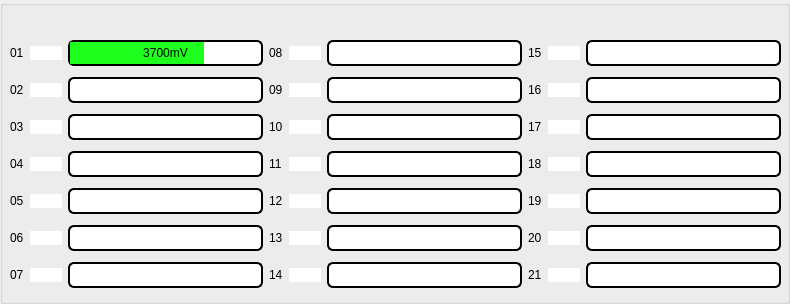
  <widget class="QGroupBox" name="groupBox">
   <property name="geometry">
    <rect>
     <x>5</x>
     <y>171</y>
     <width>790</width>
     <height>304</height>
    </rect>
   </property>
   <property name="font">
    <font>
     <pointsize>40</pointsize>
    </font>
   </property>
   <property name="styleSheet">
    <string notr="true">QLabel{font: 18pt 'Luxi Mono'}
QProgressBar{font: 10pt 'Luxi Mono';
margin: 0px;
padding: 0px}
QPushButton{background: white;
border: none;}</string>
   </property>
   <property name="title">
    <string/>
   </property>
   <widget class="QWidget" name="gridLayoutWidget">
    <property name="geometry">
     <rect>
      <x>10</x>
      <y>35</y>
      <width>771</width>
      <height>265</height>
     </rect>
    </property>
    <layout class="QGridLayout" name="gridLayout">
     <item row="2" column="0">
      <widget class="QLabel" name="C3Label">
       <property name="text">
        <string>03</string>
       </property>
      </widget>
     </item>
     <item row="2" column="2">
      <widget class="QProgressBar" name="C3Bar">
       <property name="styleSheet">
        <string notr="true"> QProgressBar::chunk {
     background-color: rgb(30, 255, 30);}
QProgressBar {
    background-color: white;
	border-style: solid;
	border-color: black;
	border-width: 2px;
	border-radius: 6px}</string>
       </property>
       <property name="minimum">
        <number>2500</number>
       </property>
       <property name="maximum">
        <number>4200</number>
       </property>
       <property name="value">
        <number>2499</number>
       </property>
       <property name="alignment">
        <set>Qt::AlignCenter</set>
       </property>
       <property name="textVisible">
        <bool>true</bool>
       </property>
       <property name="textDirection">
        <enum>QProgressBar::BottomToTop</enum>
       </property>
       <property name="format">
        <string>%vmV</string>
       </property>
      </widget>
     </item>
     <item row="0" column="0">
      <widget class="QLabel" name="C1Label">
       <property name="text">
        <string>01</string>
       </property>
      </widget>
     </item>
     <item row="0" column="9">
      <widget class="QProgressBar" name="C15Bar">
       <property name="styleSheet">
        <string notr="true"> QProgressBar::chunk {
     background-color: rgb(30, 255, 30);}
QProgressBar {
    background-color: white;
	border-style: solid;
	border-color: black;
	border-width: 2px;
	border-radius: 6px}</string>
       </property>
       <property name="minimum">
        <number>2500</number>
       </property>
       <property name="maximum">
        <number>4200</number>
       </property>
       <property name="value">
        <number>2499</number>
       </property>
       <property name="alignment">
        <set>Qt::AlignCenter</set>
       </property>
       <property name="textVisible">
        <bool>true</bool>
       </property>
       <property name="textDirection">
        <enum>QProgressBar::BottomToTop</enum>
       </property>
       <property name="format">
        <string>%vmV</string>
       </property>
      </widget>
     </item>
     <item row="4" column="0">
      <widget class="QLabel" name="C5Label">
       <property name="text">
        <string>05</string>
       </property>
      </widget>
     </item>
     <item row="0" column="7">
      <widget class="QLabel" name="C15Label">
       <property name="text">
        <string>15</string>
       </property>
      </widget>
     </item>
     <item row="4" column="1">
      <widget class="QPushButton" name="C5Balance">
       <property name="text">
        <string/>
       </property>
       <property name="icon">
        <iconset resource="ampy.qrc">
         <normaloff>:/root/bms-led-red.jpg</normaloff>
         <normalon>:/root/bms-led-green.jpg</normalon>:/root/bms-led-red.jpg</iconset>
       </property>
       <property name="checkable">
        <bool>true</bool>
       </property>
      </widget>
     </item>
     <item row="5" column="2">
      <widget class="QProgressBar" name="C6Bar">
       <property name="styleSheet">
        <string notr="true"> QProgressBar::chunk {
     background-color: rgb(30, 255, 30);}
QProgressBar {
    background-color: white;
	border-style: solid;
	border-color: black;
	border-width: 2px;
	border-radius: 6px}</string>
       </property>
       <property name="minimum">
        <number>2500</number>
       </property>
       <property name="maximum">
        <number>4200</number>
       </property>
       <property name="value">
        <number>2499</number>
       </property>
       <property name="alignment">
        <set>Qt::AlignCenter</set>
       </property>
       <property name="textVisible">
        <bool>true</bool>
       </property>
       <property name="textDirection">
        <enum>QProgressBar::BottomToTop</enum>
       </property>
       <property name="format">
        <string>%vmV</string>
       </property>
      </widget>
     </item>
     <item row="0" column="8">
      <widget class="QPushButton" name="C15Balance">
       <property name="text">
        <string/>
       </property>
       <property name="icon">
        <iconset resource="ampy.qrc">
         <normaloff>:/root/bms-led-red.jpg</normaloff>
         <normalon>:/root/bms-led-green.jpg</normalon>:/root/bms-led-red.jpg</iconset>
       </property>
       <property name="checkable">
        <bool>true</bool>
       </property>
      </widget>
     </item>
     <item row="0" column="4">
      <widget class="QLabel" name="C8Label">
       <property name="text">
        <string>08</string>
       </property>
      </widget>
     </item>
     <item row="0" column="1">
      <widget class="QPushButton" name="C1Balance">
       <property name="text">
        <string/>
       </property>
       <property name="icon">
        <iconset resource="ampy.qrc">
         <normaloff>:/root/bms-led-red.jpg</normaloff>
         <normalon>:/root/bms-led-green.jpg</normalon>:/root/bms-led-red.jpg</iconset>
       </property>
       <property name="checkable">
        <bool>true</bool>
       </property>
      </widget>
     </item>
     <item row="1" column="2">
      <widget class="QProgressBar" name="C2Bar">
       <property name="styleSheet">
        <string notr="true"> QProgressBar::chunk {
     background-color: rgb(30, 255, 30);}
QProgressBar {
    background-color: white;
	border-style: solid;
	border-color: black;
	border-width: 2px;
	border-radius: 6px}</string>
       </property>
       <property name="minimum">
        <number>2500</number>
       </property>
       <property name="maximum">
        <number>4200</number>
       </property>
       <property name="value">
        <number>2499</number>
       </property>
       <property name="alignment">
        <set>Qt::AlignCenter</set>
       </property>
       <property name="textVisible">
        <bool>true</bool>
       </property>
       <property name="textDirection">
        <enum>QProgressBar::BottomToTop</enum>
       </property>
       <property name="format">
        <string>%vmV</string>
       </property>
      </widget>
     </item>
     <item row="2" column="1">
      <widget class="QPushButton" name="C3Balance">
       <property name="text">
        <string/>
       </property>
       <property name="icon">
        <iconset resource="ampy.qrc">
         <normaloff>:/root/bms-led-red.jpg</normaloff>
         <normalon>:/root/bms-led-green.jpg</normalon>:/root/bms-led-red.jpg</iconset>
       </property>
       <property name="checkable">
        <bool>true</bool>
       </property>
      </widget>
     </item>
     <item row="3" column="1">
      <widget class="QPushButton" name="C4Balance">
       <property name="text">
        <string/>
       </property>
       <property name="icon">
        <iconset resource="ampy.qrc">
         <normaloff>:/root/bms-led-red.jpg</normaloff>
         <normalon>:/root/bms-led-green.jpg</normalon>:/root/bms-led-red.jpg</iconset>
       </property>
       <property name="checkable">
        <bool>true</bool>
       </property>
      </widget>
     </item>
     <item row="0" column="2">
      <widget class="QProgressBar" name="C1Bar">
       <property name="styleSheet">
        <string notr="true"> QProgressBar::chunk {
     background-color: rgb(30, 255, 30);}
QProgressBar {
    background-color: white;
	border-style: solid;
	border-color: black;
	border-width: 2px;
	border-radius: 6px}</string>
       </property>
       <property name="minimum">
        <number>2500</number>
       </property>
       <property name="maximum">
        <number>4200</number>
       </property>
       <property name="value">
        <number>3700</number>
       </property>
       <property name="alignment">
        <set>Qt::AlignCenter</set>
       </property>
       <property name="textVisible">
        <bool>true</bool>
       </property>
       <property name="textDirection">
        <enum>QProgressBar::BottomToTop</enum>
       </property>
       <property name="format">
        <string>%vmV</string>
       </property>
      </widget>
     </item>
     <item row="0" column="6">
      <widget class="QProgressBar" name="C8Bar">
       <property name="styleSheet">
        <string notr="true"> QProgressBar::chunk {
     background-color: rgb(30, 255, 30);}
QProgressBar {
    background-color: white;
	border-style: solid;
	border-color: black;
	border-width: 2px;
	border-radius: 6px}</string>
       </property>
       <property name="minimum">
        <number>2500</number>
       </property>
       <property name="maximum">
        <number>4200</number>
       </property>
       <property name="value">
        <number>2499</number>
       </property>
       <property name="alignment">
        <set>Qt::AlignCenter</set>
       </property>
       <property name="textVisible">
        <bool>true</bool>
       </property>
       <property name="textDirection">
        <enum>QProgressBar::BottomToTop</enum>
       </property>
       <property name="format">
        <string>%vmV</string>
       </property>
      </widget>
     </item>
     <item row="3" column="2">
      <widget class="QProgressBar" name="C4Bar">
       <property name="styleSheet">
        <string notr="true"> QProgressBar::chunk {
     background-color: rgb(30, 255, 30);}
QProgressBar {
    background-color: white;
	border-style: solid;
	border-color: black;
	border-width: 2px;
	border-radius: 6px}</string>
       </property>
       <property name="minimum">
        <number>2500</number>
       </property>
       <property name="maximum">
        <number>4200</number>
       </property>
       <property name="value">
        <number>2499</number>
       </property>
       <property name="alignment">
        <set>Qt::AlignCenter</set>
       </property>
       <property name="textVisible">
        <bool>true</bool>
       </property>
       <property name="textDirection">
        <enum>QProgressBar::BottomToTop</enum>
       </property>
       <property name="format">
        <string>%vmV</string>
       </property>
      </widget>
     </item>
     <item row="1" column="1">
      <widget class="QPushButton" name="C2Balance">
       <property name="text">
        <string/>
       </property>
       <property name="icon">
        <iconset resource="ampy.qrc">
         <normaloff>:/root/bms-led-red.jpg</normaloff>
         <normalon>:/root/bms-led-green.jpg</normalon>:/root/bms-led-red.jpg</iconset>
       </property>
       <property name="checkable">
        <bool>true</bool>
       </property>
      </widget>
     </item>
     <item row="1" column="0">
      <widget class="QLabel" name="C2Label">
       <property name="text">
        <string>02</string>
       </property>
      </widget>
     </item>
     <item row="0" column="5">
      <widget class="QPushButton" name="C8Balance">
       <property name="text">
        <string/>
       </property>
       <property name="icon">
        <iconset resource="ampy.qrc">
         <normaloff>:/root/bms-led-red.jpg</normaloff>
         <normalon>:/root/bms-led-green.jpg</normalon>:/root/bms-led-red.jpg</iconset>
       </property>
       <property name="checkable">
        <bool>true</bool>
       </property>
      </widget>
     </item>
     <item row="3" column="0">
      <widget class="QLabel" name="C4Label">
       <property name="text">
        <string>04</string>
       </property>
      </widget>
     </item>
     <item row="4" column="2">
      <widget class="QProgressBar" name="C5Bar">
       <property name="styleSheet">
        <string notr="true"> QProgressBar::chunk {
     background-color: rgb(30, 255, 30);}
QProgressBar {
    background-color: white;
	border-style: solid;
	border-color: black;
	border-width: 2px;
	border-radius: 6px}</string>
       </property>
       <property name="minimum">
        <number>2500</number>
       </property>
       <property name="maximum">
        <number>4200</number>
       </property>
       <property name="value">
        <number>2499</number>
       </property>
       <property name="alignment">
        <set>Qt::AlignCenter</set>
       </property>
       <property name="textVisible">
        <bool>true</bool>
       </property>
       <property name="textDirection">
        <enum>QProgressBar::BottomToTop</enum>
       </property>
       <property name="format">
        <string>%vmV</string>
       </property>
      </widget>
     </item>
     <item row="6" column="2">
      <widget class="QProgressBar" name="C7Bar">
       <property name="styleSheet">
        <string notr="true"> QProgressBar::chunk {
     background-color: rgb(30, 255, 30);}
QProgressBar {
    background-color: white;
	border-style: solid;
	border-color: black;
	border-width: 2px;
	border-radius: 6px}</string>
       </property>
       <property name="minimum">
        <number>2500</number>
       </property>
       <property name="maximum">
        <number>4200</number>
       </property>
       <property name="value">
        <number>2499</number>
       </property>
       <property name="alignment">
        <set>Qt::AlignCenter</set>
       </property>
       <property name="textVisible">
        <bool>true</bool>
       </property>
       <property name="textDirection">
        <enum>QProgressBar::BottomToTop</enum>
       </property>
       <property name="format">
        <string>%vmV</string>
       </property>
      </widget>
     </item>
     <item row="5" column="0">
      <widget class="QLabel" name="C6Label">
       <property name="text">
        <string>06</string>
       </property>
      </widget>
     </item>
     <item row="5" column="1">
      <widget class="QPushButton" name="C6Balance">
       <property name="text">
        <string/>
       </property>
       <property name="icon">
        <iconset resource="ampy.qrc">
         <normaloff>:/root/bms-led-red.jpg</normaloff>
         <normalon>:/root/bms-led-green.jpg</normalon>:/root/bms-led-red.jpg</iconset>
       </property>
       <property name="checkable">
        <bool>true</bool>
       </property>
      </widget>
     </item>
     <item row="6" column="0">
      <widget class="QLabel" name="C7Label">
       <property name="text">
        <string>07</string>
       </property>
      </widget>
     </item>
     <item row="6" column="1">
      <widget class="QPushButton" name="C7Balance">
       <property name="text">
        <string/>
       </property>
       <property name="icon">
        <iconset resource="ampy.qrc">
         <normaloff>:/root/bms-led-red.jpg</normaloff>
         <normalon>:/root/bms-led-green.jpg</normalon>:/root/bms-led-red.jpg</iconset>
       </property>
       <property name="checkable">
        <bool>true</bool>
       </property>
      </widget>
     </item>
     <item row="1" column="5">
      <widget class="QPushButton" name="C9Balance">
       <property name="text">
        <string/>
       </property>
       <property name="icon">
        <iconset resource="ampy.qrc">
         <normaloff>:/root/bms-led-red.jpg</normaloff>
         <normalon>:/root/bms-led-green.jpg</normalon>:/root/bms-led-red.jpg</iconset>
       </property>
       <property name="checkable">
        <bool>true</bool>
       </property>
      </widget>
     </item>
     <item row="1" column="4">
      <widget class="QLabel" name="C9Label">
       <property name="text">
        <string>09</string>
       </property>
      </widget>
     </item>
     <item row="2" column="4">
      <widget class="QLabel" name="C10Label">
       <property name="text">
        <string>10</string>
       </property>
      </widget>
     </item>
     <item row="3" column="4">
      <widget class="QLabel" name="C11Label">
       <property name="text">
        <string>11</string>
       </property>
      </widget>
     </item>
     <item row="4" column="4">
      <widget class="QLabel" name="C12Label">
       <property name="text">
        <string>12</string>
       </property>
      </widget>
     </item>
     <item row="5" column="4">
      <widget class="QLabel" name="C13Label">
       <property name="text">
        <string>13</string>
       </property>
      </widget>
     </item>
     <item row="6" column="4">
      <widget class="QLabel" name="C14Label">
       <property name="text">
        <string>14</string>
       </property>
      </widget>
     </item>
     <item row="1" column="7">
      <widget class="QLabel" name="C16Label">
       <property name="text">
        <string>16</string>
       </property>
      </widget>
     </item>
     <item row="2" column="7">
      <widget class="QLabel" name="C17Label">
       <property name="text">
        <string>17</string>
       </property>
      </widget>
     </item>
     <item row="3" column="7">
      <widget class="QLabel" name="C18Label">
       <property name="text">
        <string>18</string>
       </property>
      </widget>
     </item>
     <item row="4" column="7">
      <widget class="QLabel" name="C19Label">
       <property name="text">
        <string>19</string>
       </property>
      </widget>
     </item>
     <item row="5" column="7">
      <widget class="QLabel" name="C20Label">
       <property name="text">
        <string>20</string>
       </property>
      </widget>
     </item>
     <item row="6" column="7">
      <widget class="QLabel" name="C21Label">
       <property name="text">
        <string>21</string>
       </property>
      </widget>
     </item>
     <item row="2" column="5">
      <widget class="QPushButton" name="C10Balance">
       <property name="text">
        <string/>
       </property>
       <property name="icon">
        <iconset resource="ampy.qrc">
         <normaloff>:/root/bms-led-red.jpg</normaloff>
         <normalon>:/root/bms-led-green.jpg</normalon>:/root/bms-led-red.jpg</iconset>
       </property>
       <property name="checkable">
        <bool>true</bool>
       </property>
      </widget>
     </item>
     <item row="3" column="5">
      <widget class="QPushButton" name="C11Balance">
       <property name="text">
        <string/>
       </property>
       <property name="icon">
        <iconset resource="ampy.qrc">
         <normaloff>:/root/bms-led-red.jpg</normaloff>
         <normalon>:/root/bms-led-green.jpg</normalon>:/root/bms-led-red.jpg</iconset>
       </property>
       <property name="checkable">
        <bool>true</bool>
       </property>
      </widget>
     </item>
     <item row="4" column="5">
      <widget class="QPushButton" name="C12Balance">
       <property name="text">
        <string/>
       </property>
       <property name="icon">
        <iconset resource="ampy.qrc">
         <normaloff>:/root/bms-led-red.jpg</normaloff>
         <normalon>:/root/bms-led-green.jpg</normalon>:/root/bms-led-red.jpg</iconset>
       </property>
       <property name="checkable">
        <bool>true</bool>
       </property>
      </widget>
     </item>
     <item row="5" column="5">
      <widget class="QPushButton" name="C13Balance">
       <property name="text">
        <string/>
       </property>
       <property name="icon">
        <iconset resource="ampy.qrc">
         <normaloff>:/root/bms-led-red.jpg</normaloff>
         <normalon>:/root/bms-led-green.jpg</normalon>:/root/bms-led-red.jpg</iconset>
       </property>
       <property name="checkable">
        <bool>true</bool>
       </property>
      </widget>
     </item>
     <item row="6" column="5">
      <widget class="QPushButton" name="C14Balance">
       <property name="text">
        <string/>
       </property>
       <property name="icon">
        <iconset resource="ampy.qrc">
         <normaloff>:/root/bms-led-red.jpg</normaloff>
         <normalon>:/root/bms-led-green.jpg</normalon>:/root/bms-led-red.jpg</iconset>
       </property>
       <property name="checkable">
        <bool>true</bool>
       </property>
      </widget>
     </item>
     <item row="1" column="6">
      <widget class="QProgressBar" name="C9Bar">
       <property name="styleSheet">
        <string notr="true"> QProgressBar::chunk {
     background-color: rgb(30, 255, 30);}
QProgressBar {
    background-color: white;
	border-style: solid;
	border-color: black;
	border-width: 2px;
	border-radius: 6px}</string>
       </property>
       <property name="minimum">
        <number>2500</number>
       </property>
       <property name="maximum">
        <number>4200</number>
       </property>
       <property name="value">
        <number>2499</number>
       </property>
       <property name="alignment">
        <set>Qt::AlignCenter</set>
       </property>
       <property name="textVisible">
        <bool>true</bool>
       </property>
       <property name="textDirection">
        <enum>QProgressBar::BottomToTop</enum>
       </property>
       <property name="format">
        <string>%vmV</string>
       </property>
      </widget>
     </item>
     <item row="2" column="6">
      <widget class="QProgressBar" name="C10Bar">
       <property name="styleSheet">
        <string notr="true"> QProgressBar::chunk {
     background-color: rgb(30, 255, 30);}
QProgressBar {
    background-color: white;
	border-style: solid;
	border-color: black;
	border-width: 2px;
	border-radius: 6px}</string>
       </property>
       <property name="minimum">
        <number>2500</number>
       </property>
       <property name="maximum">
        <number>4200</number>
       </property>
       <property name="value">
        <number>2499</number>
       </property>
       <property name="alignment">
        <set>Qt::AlignCenter</set>
       </property>
       <property name="textVisible">
        <bool>true</bool>
       </property>
       <property name="textDirection">
        <enum>QProgressBar::BottomToTop</enum>
       </property>
       <property name="format">
        <string>%vmV</string>
       </property>
      </widget>
     </item>
     <item row="3" column="6">
      <widget class="QProgressBar" name="C11Bar">
       <property name="styleSheet">
        <string notr="true"> QProgressBar::chunk {
     background-color: rgb(30, 255, 30);}
QProgressBar {
    background-color: white;
	border-style: solid;
	border-color: black;
	border-width: 2px;
	border-radius: 6px}</string>
       </property>
       <property name="minimum">
        <number>2500</number>
       </property>
       <property name="maximum">
        <number>4200</number>
       </property>
       <property name="value">
        <number>2499</number>
       </property>
       <property name="alignment">
        <set>Qt::AlignCenter</set>
       </property>
       <property name="textVisible">
        <bool>true</bool>
       </property>
       <property name="textDirection">
        <enum>QProgressBar::BottomToTop</enum>
       </property>
       <property name="format">
        <string>%vmV</string>
       </property>
      </widget>
     </item>
     <item row="4" column="6">
      <widget class="QProgressBar" name="C12Bar">
       <property name="styleSheet">
        <string notr="true"> QProgressBar::chunk {
     background-color: rgb(30, 255, 30);}
QProgressBar {
    background-color: white;
	border-style: solid;
	border-color: black;
	border-width: 2px;
	border-radius: 6px}</string>
       </property>
       <property name="minimum">
        <number>2500</number>
       </property>
       <property name="maximum">
        <number>4200</number>
       </property>
       <property name="value">
        <number>2499</number>
       </property>
       <property name="alignment">
        <set>Qt::AlignCenter</set>
       </property>
       <property name="textVisible">
        <bool>true</bool>
       </property>
       <property name="textDirection">
        <enum>QProgressBar::BottomToTop</enum>
       </property>
       <property name="format">
        <string>%vmV</string>
       </property>
      </widget>
     </item>
     <item row="5" column="6">
      <widget class="QProgressBar" name="C13Bar">
       <property name="styleSheet">
        <string notr="true"> QProgressBar::chunk {
     background-color: rgb(30, 255, 30);}
QProgressBar {
    background-color: white;
	border-style: solid;
	border-color: black;
	border-width: 2px;
	border-radius: 6px}</string>
       </property>
       <property name="minimum">
        <number>2500</number>
       </property>
       <property name="maximum">
        <number>4200</number>
       </property>
       <property name="value">
        <number>2499</number>
       </property>
       <property name="alignment">
        <set>Qt::AlignCenter</set>
       </property>
       <property name="textVisible">
        <bool>true</bool>
       </property>
       <property name="textDirection">
        <enum>QProgressBar::BottomToTop</enum>
       </property>
       <property name="format">
        <string>%vmV</string>
       </property>
      </widget>
     </item>
     <item row="6" column="6">
      <widget class="QProgressBar" name="C14Bar">
       <property name="styleSheet">
        <string notr="true"> QProgressBar::chunk {
     background-color: rgb(30, 255, 30);}
QProgressBar {
    background-color: white;
	border-style: solid;
	border-color: black;
	border-width: 2px;
	border-radius: 6px}</string>
       </property>
       <property name="minimum">
        <number>2500</number>
       </property>
       <property name="maximum">
        <number>4200</number>
       </property>
       <property name="value">
        <number>2499</number>
       </property>
       <property name="alignment">
        <set>Qt::AlignCenter</set>
       </property>
       <property name="textVisible">
        <bool>true</bool>
       </property>
       <property name="textDirection">
        <enum>QProgressBar::BottomToTop</enum>
       </property>
       <property name="format">
        <string>%vmV</string>
       </property>
      </widget>
     </item>
     <item row="1" column="9">
      <widget class="QProgressBar" name="C16Bar">
       <property name="styleSheet">
        <string notr="true"> QProgressBar::chunk {
     background-color: rgb(30, 255, 30);}
QProgressBar {
    background-color: white;
	border-style: solid;
	border-color: black;
	border-width: 2px;
	border-radius: 6px}</string>
       </property>
       <property name="minimum">
        <number>2500</number>
       </property>
       <property name="maximum">
        <number>4200</number>
       </property>
       <property name="value">
        <number>2499</number>
       </property>
       <property name="alignment">
        <set>Qt::AlignCenter</set>
       </property>
       <property name="textVisible">
        <bool>true</bool>
       </property>
       <property name="textDirection">
        <enum>QProgressBar::BottomToTop</enum>
       </property>
       <property name="format">
        <string>%vmV</string>
       </property>
      </widget>
     </item>
     <item row="2" column="9">
      <widget class="QProgressBar" name="C17Bar">
       <property name="styleSheet">
        <string notr="true"> QProgressBar::chunk {
     background-color: rgb(30, 255, 30);}
QProgressBar {
    background-color: white;
	border-style: solid;
	border-color: black;
	border-width: 2px;
	border-radius: 6px}</string>
       </property>
       <property name="minimum">
        <number>2500</number>
       </property>
       <property name="maximum">
        <number>4200</number>
       </property>
       <property name="value">
        <number>2499</number>
       </property>
       <property name="alignment">
        <set>Qt::AlignCenter</set>
       </property>
       <property name="textVisible">
        <bool>true</bool>
       </property>
       <property name="textDirection">
        <enum>QProgressBar::BottomToTop</enum>
       </property>
       <property name="format">
        <string>%vmV</string>
       </property>
      </widget>
     </item>
     <item row="3" column="9">
      <widget class="QProgressBar" name="C18Bar">
       <property name="styleSheet">
        <string notr="true"> QProgressBar::chunk {
     background-color: rgb(30, 255, 30);}
QProgressBar {
    background-color: white;
	border-style: solid;
	border-color: black;
	border-width: 2px;
	border-radius: 6px}</string>
       </property>
       <property name="minimum">
        <number>2500</number>
       </property>
       <property name="maximum">
        <number>4200</number>
       </property>
       <property name="value">
        <number>2499</number>
       </property>
       <property name="alignment">
        <set>Qt::AlignCenter</set>
       </property>
       <property name="textVisible">
        <bool>true</bool>
       </property>
       <property name="textDirection">
        <enum>QProgressBar::BottomToTop</enum>
       </property>
       <property name="format">
        <string>%vmV</string>
       </property>
      </widget>
     </item>
     <item row="4" column="9">
      <widget class="QProgressBar" name="C19Bar">
       <property name="styleSheet">
        <string notr="true"> QProgressBar::chunk {
     background-color: rgb(30, 255, 30);}
QProgressBar {
    background-color: white;
	border-style: solid;
	border-color: black;
	border-width: 2px;
	border-radius: 6px}</string>
       </property>
       <property name="minimum">
        <number>2500</number>
       </property>
       <property name="maximum">
        <number>4200</number>
       </property>
       <property name="value">
        <number>2499</number>
       </property>
       <property name="alignment">
        <set>Qt::AlignCenter</set>
       </property>
       <property name="textVisible">
        <bool>true</bool>
       </property>
       <property name="textDirection">
        <enum>QProgressBar::BottomToTop</enum>
       </property>
       <property name="format">
        <string>%vmV</string>
       </property>
      </widget>
     </item>
     <item row="5" column="9">
      <widget class="QProgressBar" name="C20Bar">
       <property name="styleSheet">
        <string notr="true"> QProgressBar::chunk {
     background-color: rgb(30, 255, 30);}
QProgressBar {
    background-color: white;
	border-style: solid;
	border-color: black;
	border-width: 2px;
	border-radius: 6px}</string>
       </property>
       <property name="minimum">
        <number>2500</number>
       </property>
       <property name="maximum">
        <number>4200</number>
       </property>
       <property name="value">
        <number>2499</number>
       </property>
       <property name="alignment">
        <set>Qt::AlignCenter</set>
       </property>
       <property name="textVisible">
        <bool>true</bool>
       </property>
       <property name="textDirection">
        <enum>QProgressBar::BottomToTop</enum>
       </property>
       <property name="format">
        <string>%vmV</string>
       </property>
      </widget>
     </item>
     <item row="6" column="9">
      <widget class="QProgressBar" name="C21Bar">
       <property name="styleSheet">
        <string notr="true"> QProgressBar::chunk {
     background-color: rgb(30, 255, 30);}
QProgressBar {
    background-color: white;
	border-style: solid;
	border-color: black;
	border-width: 2px;
	border-radius: 6px}</string>
       </property>
       <property name="minimum">
        <number>2500</number>
       </property>
       <property name="maximum">
        <number>4200</number>
       </property>
       <property name="value">
        <number>2499</number>
       </property>
       <property name="alignment">
        <set>Qt::AlignCenter</set>
       </property>
       <property name="textVisible">
        <bool>true</bool>
       </property>
       <property name="textDirection">
        <enum>QProgressBar::BottomToTop</enum>
       </property>
       <property name="format">
        <string>%vmV</string>
       </property>
      </widget>
     </item>
     <item row="1" column="8">
      <widget class="QPushButton" name="C16Balance">
       <property name="text">
        <string/>
       </property>
       <property name="icon">
        <iconset resource="ampy.qrc">
         <normaloff>:/root/bms-led-red.jpg</normaloff>
         <normalon>:/root/bms-led-green.jpg</normalon>:/root/bms-led-red.jpg</iconset>
       </property>
       <property name="checkable">
        <bool>true</bool>
       </property>
      </widget>
     </item>
     <item row="2" column="8">
      <widget class="QPushButton" name="C17Balance">
       <property name="text">
        <string/>
       </property>
       <property name="icon">
        <iconset resource="ampy.qrc">
         <normaloff>:/root/bms-led-red.jpg</normaloff>
         <normalon>:/root/bms-led-green.jpg</normalon>:/root/bms-led-red.jpg</iconset>
       </property>
       <property name="checkable">
        <bool>true</bool>
       </property>
      </widget>
     </item>
     <item row="3" column="8">
      <widget class="QPushButton" name="C18Balance">
       <property name="text">
        <string/>
       </property>
       <property name="icon">
        <iconset resource="ampy.qrc">
         <normaloff>:/root/bms-led-red.jpg</normaloff>
         <normalon>:/root/bms-led-green.jpg</normalon>:/root/bms-led-red.jpg</iconset>
       </property>
       <property name="checkable">
        <bool>true</bool>
       </property>
      </widget>
     </item>
     <item row="4" column="8">
      <widget class="QPushButton" name="C19Balance">
       <property name="text">
        <string/>
       </property>
       <property name="icon">
        <iconset resource="ampy.qrc">
         <normaloff>:/root/bms-led-red.jpg</normaloff>
         <normalon>:/root/bms-led-green.jpg</normalon>:/root/bms-led-red.jpg</iconset>
       </property>
       <property name="checkable">
        <bool>true</bool>
       </property>
      </widget>
     </item>
     <item row="5" column="8">
      <widget class="QPushButton" name="C20Balance">
       <property name="text">
        <string/>
       </property>
       <property name="icon">
        <iconset resource="ampy.qrc">
         <normaloff>:/root/bms-led-red.jpg</normaloff>
         <normalon>:/root/bms-led-green.jpg</normalon>:/root/bms-led-red.jpg</iconset>
       </property>
       <property name="checkable">
        <bool>true</bool>
       </property>
      </widget>
     </item>
     <item row="6" column="8">
      <widget class="QPushButton" name="C21Balance">
       <property name="text">
        <string/>
       </property>
       <property name="icon">
        <iconset resource="ampy.qrc">
         <normaloff>:/root/bms-led-red.jpg</normaloff>
         <normalon>:/root/bms-led-green.jpg</normalon>:/root/bms-led-red.jpg</iconset>
       </property>
       <property name="checkable">
        <bool>true</bool>
       </property>
      </widget>
     </item>
    </layout>
   </widget>
  </widget>
